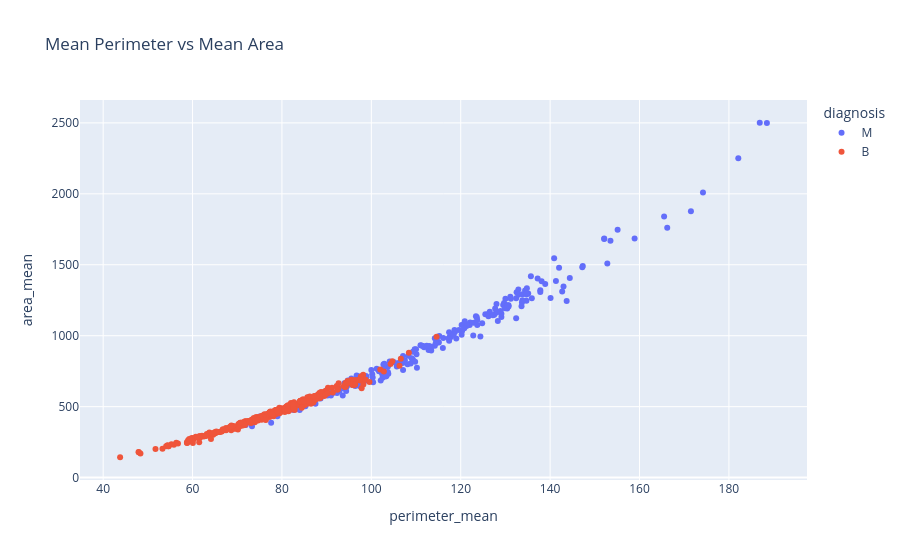

Notebook code cell kept with this figure:
### Code cell
fig = px.scatter(
    df,
    x='perimeter_mean',
    y='area_mean',
    color='diagnosis',
    title='Mean Perimeter vs Mean Area'
)

fig.show()

### Figure 1 — Plotly figure (JSON) as saved in the notebook; plotly's stock layout.template omitted (floating-point values rounded to 4 significant figures; data arrays with more than 128 entries replaced by an {"elided": "..."} marker saying what was removed)
{"data": [{"hovertemplate": "diagnosis=M<br>perimeter_mean=%{x}<br>area_mean=%{y}<extra></extra>", "legendgroup": "M", "marker": {"color": "#636efa", "symbol": "circle"}, "mode": "markers", "name": "M", "orientation": "v", "showlegend": true, "type": "scatter", "x": {"elided": "212 float values"}, "xaxis": "x", "y": {"elided": "212 float values"}, "yaxis": "y"}, {"hovertemplate": "diagnosis=B<br>perimeter_mean=%{x}<br>area_mean=%{y}<extra></extra>", "legendgroup": "B", "marker": {"color": "#EF553B", "symbol": "circle"}, "mode": "markers", "name": "B", "orientation": "v", "showlegend": true, "type": "scatter", "x": {"elided": "357 float values"}, "xaxis": "x", "y": {"elided": "357 float values"}, "yaxis": "y"}], "layout": {"legend": {"title": {"text": "diagnosis"}, "tracegroupgap": 0}, "title": {"text": "Mean Perimeter vs Mean Area"}, "xaxis": {"anchor": "y", "domain": [0, 1], "title": {"text": "perimeter_mean"}}, "yaxis": {"anchor": "x", "domain": [0, 1], "title": {"text": "area_mean"}}}}
